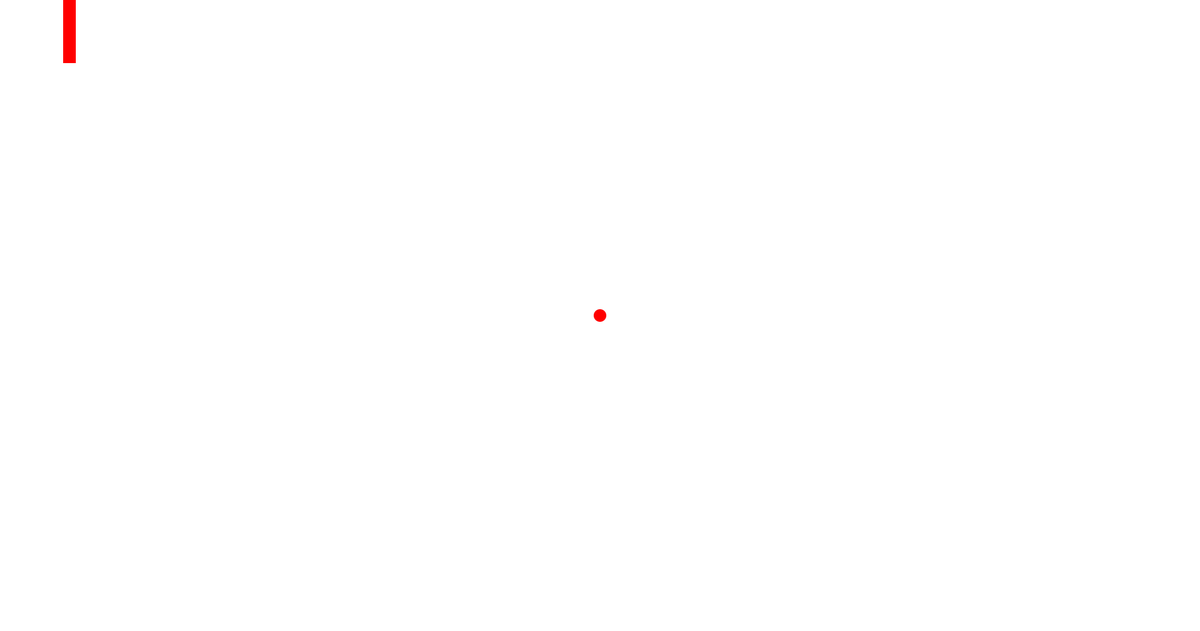
Frame 1 (no input)
Frame 60 (the mouse pressed at the canvas centre just before this capture): blank canvas, image omitted
Frame 120 (the mouse held since frame 60 and released just before this capture): blank canvas, image omitted

The Processing sketch that drew this single still picture (run headless with seeded random() and noise(); from frame 60 on, the mouse is pressed at the canvas centre):

// Processing sketch: Pong
// ── Pong.pde
int P1y;
int ballx;
int ballSpeed;
String ballDirection;
void setup() {
  ellipseMode(RADIUS);
 
  ballx = 950;
  size(1900, 1000);
  ballDirection = "Right";
  ballSpeed = 10;
}
void draw() {
  noStroke();
  background(255, 255, 255);
  fill(255,0,0);
  rect(100, mouseY, 20, 100);
  ellipse(ballx,500,10,10);
  ballx += ballSpeed; 
  if(ballx >= 1900-10){
    ballSpeed =-ballSpeed ;
  }
  if((ballx <= 120 ) && (mouseX >= 500) && (mouseX <= 600) ){ 
    ballSpeed =-ballSpeed ;
  }
  if(ballDirection == "Right"){

  }
}
